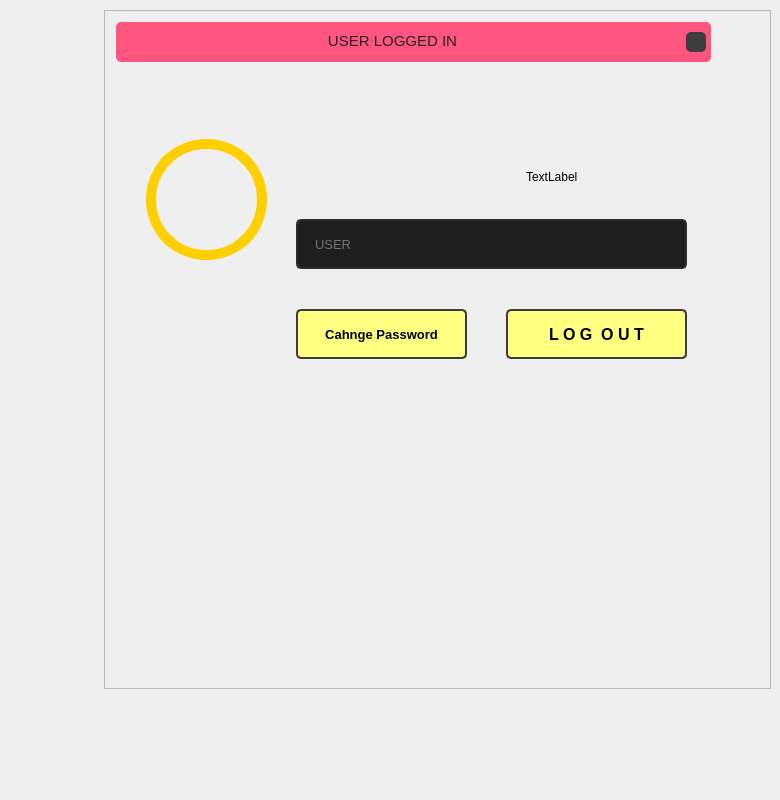
         <widget class="QWidget" name="accounts_page">
          <property name="minimumSize">
           <size>
            <width>667</width>
            <height>800</height>
           </size>
          </property>
          <widget class="QFrame" name="content_3">
           <property name="geometry">
            <rect>
             <x>104</x>
             <y>10</y>
             <width>667</width>
             <height>679</height>
            </rect>
           </property>
           <property name="sizePolicy">
            <sizepolicy hsizetype="Preferred" vsizetype="Preferred">
             <horstretch>0</horstretch>
             <verstretch>0</verstretch>
            </sizepolicy>
           </property>
           <property name="minimumSize">
            <size>
             <width>667</width>
             <height>679</height>
            </size>
           </property>
           <property name="styleSheet">
            <string notr="true"/>
           </property>
           <property name="frameShape">
            <enum>QFrame::StyledPanel</enum>
           </property>
           <property name="frameShadow">
            <enum>QFrame::Raised</enum>
           </property>
           <widget class="QFrame" name="login_area_4">
            <property name="geometry">
             <rect>
              <x>12</x>
              <y>59</y>
              <width>647</width>
              <height>608</height>
             </rect>
            </property>
            <property name="maximumSize">
             <size>
              <width>647</width>
              <height>641</height>
             </size>
            </property>
            <property name="styleSheet">
             <string notr="true">border-radius: 10px;</string>
            </property>
            <property name="frameShape">
             <enum>QFrame::NoFrame</enum>
            </property>
            <property name="frameShadow">
             <enum>QFrame::Raised</enum>
            </property>
            <widget class="QFrame" name="logo_4">
             <property name="geometry">
              <rect>
               <x>160</x>
               <y>50</y>
               <width>191</width>
               <height>90</height>
              </rect>
             </property>
             <property name="styleSheet">
              <string notr="true">background-image: url(Images/useraccount.png);
background-repeat: no-repeat;
background-position: center;</string>
             </property>
             <property name="frameShape">
              <enum>QFrame::StyledPanel</enum>
             </property>
             <property name="frameShadow">
              <enum>QFrame::Raised</enum>
             </property>
            </widget>
            <widget class="QFrame" name="avatar_4">
             <property name="geometry">
              <rect>
               <x>30</x>
               <y>70</y>
               <width>121</width>
               <height>121</height>
              </rect>
             </property>
             <property name="styleSheet">
              <string notr="true">QFrame {
	background-image: url(Images/avatar.png);
	border-radius: 60px;
	border: 10px solid rgb(255, 207, 0);
	background-position: center;
}
QFrame:hover {
	border: 10px solid rgb(255, 225, 0);
}

</string>
             </property>
             <property name="frameShape">
              <enum>QFrame::StyledPanel</enum>
             </property>
             <property name="frameShadow">
              <enum>QFrame::Raised</enum>
             </property>
            </widget>
            <widget class="QLineEdit" name="loggedUser">
             <property name="enabled">
              <bool>false</bool>
             </property>
             <property name="geometry">
              <rect>
               <x>180</x>
               <y>150</y>
               <width>391</width>
               <height>50</height>
              </rect>
             </property>
             <property name="font">
              <font>
               <family>Segoe UI</family>
               <pointsize>10</pointsize>
              </font>
             </property>
             <property name="autoFillBackground">
              <bool>false</bool>
             </property>
             <property name="styleSheet">
              <string notr="true">QLineEdit {
	border: 2px solid rgb(45, 45, 45);
	border-radius: 5px;
	padding: 15px;
	background-color: rgb(30, 30, 30);		
	color: rgb(200, 200, 200);
}
QLineEdit:hover {
	border: 2px solid rgb(55, 55, 55);
}
QLineEdit:focus {
	border: 2px solid rgb(255, 207, 0);	
	color: rgb(200, 200, 200);
}</string>
             </property>
             <property name="inputMask">
              <string/>
             </property>
             <property name="text">
              <string/>
             </property>
             <property name="maxLength">
              <number>32</number>
             </property>
             <property name="placeholderText">
              <string>USER</string>
             </property>
             <property name="cursorMoveStyle">
              <enum>Qt::LogicalMoveStyle</enum>
             </property>
            </widget>
            <widget class="QPushButton" name="logoutBtn">
             <property name="geometry">
              <rect>
               <x>390</x>
               <y>240</y>
               <width>181</width>
               <height>50</height>
              </rect>
             </property>
             <property name="font">
              <font>
               <pointsize>12</pointsize>
               <weight>75</weight>
               <bold>true</bold>
              </font>
             </property>
             <property name="styleSheet">
              <string notr="true">QPushButton {	

	background-color:rgb(255, 255, 127);
	border: 2px solid rgb(60, 60, 60);
	border-radius: 5px;
}
QPushButton:hover {	
	background-color:  rgb(239, 239, 239);
	border: 1px solid rgb(70, 70, 70);
}
QPushButton:pressed {	
	background-color: rgb(250, 230, 0);
	border: 2px solid rgb(255, 165, 24);	
	color: rgb(35, 35, 35);
}</string>
             </property>
             <property name="text">
              <string>L O G  O U T</string>
             </property>
            </widget>
            <widget class="QPushButton" name="changepasBtn">
             <property name="geometry">
              <rect>
               <x>180</x>
               <y>240</y>
               <width>171</width>
               <height>50</height>
              </rect>
             </property>
             <property name="font">
              <font>
               <pointsize>10</pointsize>
               <weight>75</weight>
               <bold>true</bold>
              </font>
             </property>
             <property name="styleSheet">
              <string notr="true">QPushButton {	

	background-color:rgb(255, 255, 127);
	border: 2px solid rgb(60, 60, 60);
	border-radius: 5px;
}
QPushButton:hover {	
	background-color:  rgb(239, 239, 239);
	border: 1px solid rgb(70, 70, 70);
}
QPushButton:pressed {	
	background-color: rgb(250, 230, 0);
	border: 2px solid rgb(255, 165, 24);	
	color: rgb(35, 35, 35);
}</string>
             </property>
             <property name="text">
              <string>Cahnge Password</string>
             </property>
            </widget>
            <widget class="QLabel" name="user_id">
             <property name="geometry">
              <rect>
               <x>410</x>
               <y>100</y>
               <width>121</width>
               <height>16</height>
              </rect>
             </property>
             <property name="text">
              <string>TextLabel</string>
             </property>
            </widget>
           </widget>
           <widget class="QFrame" name="frame_error_logged">
            <property name="geometry">
             <rect>
              <x>12</x>
              <y>12</y>
              <width>595</width>
              <height>40</height>
             </rect>
            </property>
            <property name="maximumSize">
             <size>
              <width>595</width>
              <height>40</height>
             </size>
            </property>
            <property name="styleSheet">
             <string notr="true">background-color: rgb(255, 85, 127);
border-radius: 5px;</string>
            </property>
            <property name="frameShape">
             <enum>QFrame::StyledPanel</enum>
            </property>
            <property name="frameShadow">
             <enum>QFrame::Raised</enum>
            </property>
            <widget class="QLabel" name="label_error_4">
             <property name="geometry">
              <rect>
               <x>11</x>
               <y>11</y>
               <width>531</width>
               <height>16</height>
              </rect>
             </property>
             <property name="font">
              <font>
               <pointsize>11</pointsize>
              </font>
             </property>
             <property name="styleSheet">
              <string notr="true">color: rgb(35, 35, 35);</string>
             </property>
             <property name="text">
              <string>USER LOGGED IN</string>
             </property>
             <property name="alignment">
              <set>Qt::AlignCenter</set>
             </property>
            </widget>
            <widget class="QPushButton" name="pushButton_close_pupup_3">
             <property name="geometry">
              <rect>
               <x>570</x>
               <y>10</y>
               <width>20</width>
               <height>20</height>
              </rect>
             </property>
             <property name="maximumSize">
              <size>
               <width>20</width>
               <height>20</height>
              </size>
             </property>
             <property name="styleSheet">
              <string notr="true">QPushButton {
	border-radius: 5px;	
	background-image: url(Images/cil-x.png);
	background-position: center;	
	background-color: rgb(60, 60, 60);
}
QPushButton:hover {
	background-color: rgb(50, 50, 50);	
	color: rgb(200, 200, 200);
}
QPushButton:pressed {
	background-color: rgb(35, 35, 35);	
	color: rgb(200, 200, 200);
}</string>
             </property>
             <property name="text">
              <string/>
             </property>
            </widget>
           </widget>
          </widget>
         </widget>
